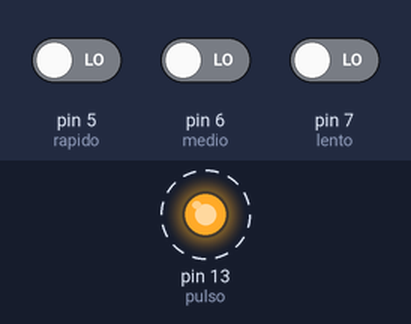
The sketch below on a simulated Arduino Uno, built with avr-gcc and run on an emulated ATmega328P. On the bench: output pins drawn as LEDs (lit = HIGH). Dashed ring = blinking. The test bench sets the inputs (shaded band); at power-on: pin 5 (rapido) LOW, pin 6 (medio) LOW, pin 7 (lento) LOW.

Above: at 4.8 s.
4.9 s: pin 5 (rapido) driven HIGH
At 5.8 s:
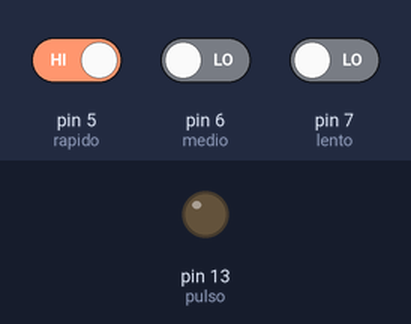
At 6.21 s:
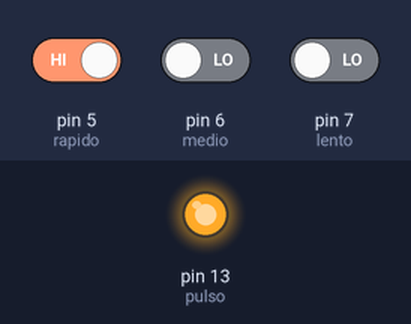
Timing chart, 0 to 14.4 s (numbered marks = the images above; inputs shaded):
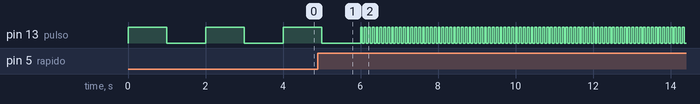

Measured:
- by itself, pin 13 (pulso): repeats every 0.10 s: HIGH 0.05 s, LOW 0.05 s

The sketch:

PulsoProgramable.ino
```cpp
int lento = 7;
int medio = 6;
int rapido = 5;
int pulso = 13;
int time = 1000;

void setup()
{

    pinMode(pulso, OUTPUT);
    pinMode(lento, INPUT);
    pinMode(medio, INPUT);
    pinMode(rapido, INPUT);
}

void loop()
{
    if(digitalRead(lento) == 1){
        time = 500;
    }

    if(digitalRead(medio) == 1){
        time = 150;
    }

    if(digitalRead(rapido) == 1){
        time = 50;
    }

    digitalWrite(pulso, HIGH);
    delay(time);
    digitalWrite(pulso, LOW);
    delay(time);
}
```
